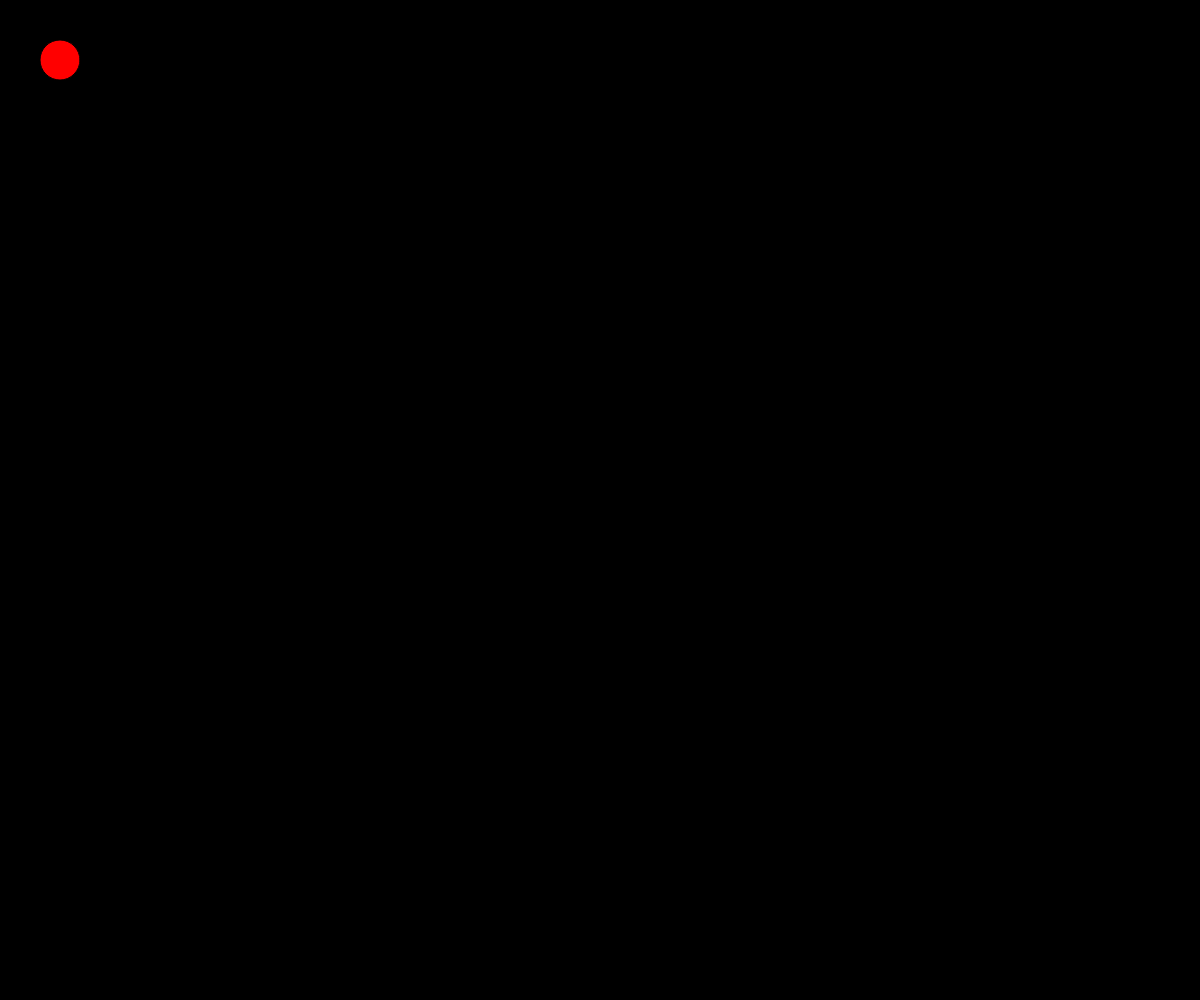
Frame 1 (no input)
Frame 60 (no input): identical to frame 1, image omitted
Frame 120 (the mouse pressed at the canvas centre since frame 60): identical to frame 1, image omitted

The p5.js sketch that drew this single still picture (run headless with seeded random() and noise() and a simulated clock; from frame 60 on, the mouse is pressed at the canvas centre):

// p5.js sketch
// ── sketch.js
const GRAVITY = 9.8; // 9.8 meters / second^2
const fps = 30;
const boundRes = -0.5;
const drag = 0.1;
const friction = 0.2;
var ballGrabbed = false;
class Ball {
  
  // Called when we create a new ball.
  constructor(xPosition, yPosition, radius) {
    
    // Holds the position of the ball.
    this.position = createVector(xPosition, yPosition);
    
    // Holds the velocity of the ball.
    this.velocity = createVector(0, 0);
    
    // Holds the acceleration of the ball. We set the y to gravity as a default.
    this.acceleration = createVector(0, GRAVITY);
    
    // Sets the radius of the ball.
    this.radius = radius;
  }

  update() {
    /*  Add our acceleration to the ball's velocity. We add the accelerations divided by 30
    because our timestep is 30 times in a second. In order to get a velocity of 9.8 m/s^2 after
    1 second, we need to account for the fact that we add the acceleration to the velocity 30
    times within a second.
    */
    this.velocity.div(fps);


    /* This detects when our ball has reached the edge of the canvas, and keeps it inside along with reflecting it
       by the boundary resistance.
    */
    var boundCollX = false;
    var boundCollY = false;
    if (this.position.x + this.radius > width) {
      boundCollX = true;
      this.position.x = width - this.radius;
    } else if (this.position.x - this.radius < 0) {
      boundCollX = true;
      this.position.x = xMargin;
    }
    if (this.position.y + this.radius > height) {
      boundCollY = true;
      this.position.y = height - this.radius;
    } else if (this.position.y - this.radius < 0) {
      boundCollY = true;
      this.position.y = this.radius;
    }
    this.velocity.x = boundCollX ? this.velocity.x * boundRes : this.velocity.x;
    this.velocity.y = boundCollY ? this.velocity.y * boundRes : this.velocity.y;

    /* Modifies the velocity by drag and friction values. Doesn't reflect physics to well.
    */
    var dragVelocity = p5.Vector.mult(this.velocity, drag / fps);
    var frictionVelocity = p5.Vector.mult(this.velocity, friction / fps);
    this.velocity.sub(dragVelocity);
    this.velocity.sub(frictionVelocity);

    var mouseToBall = createVector(mouseX, mouseY);
    mouseToBall.sub(this.position);
    if (ballGrabbed && mouseIsPressed) {
      this.mouseGrab()
    } else {
      ballGrabbed = false;
    }

    /* Notice that before this we check to see if the ball is on the ground, and if it is, set         the velocity to 0. Had we not done that, the velocity would be added here.
    */
    this.position.add(this.velocity);
  }

  draw() {
    fill(255, 0, 0);
    circle(this.position.x, this.position.y, this.radius * 2); // circle function takes diameter.
  }

  mouseGrab() {
    this.position = createVector(mouseX, mouseY);
    this.velocity = createVector(mouseX-pmouseX, mouseY-pmouseY);
  }
}

// Our first and only ball in a lonely world. Has a x and y position of 60, 60 respectively, and
// a radius of 20.
let ball;

/*
  First function called in p5.js. Creates a simple canvas to which we can draw to.
*/
function setup() {
  ball = new Ball(60, 60, 20);
  var canvas = createCanvas(windowWidth, windowHeight);
  canvas.style('display', 'block');
}


/*
Draws our canvas that we created above. This is called 30 times a second, so be careful what you do in here as it gets repeated very frequently.
*/
function draw() {
  background(0, 0, 0); // rgb = 0, 0, 0 for black.
  ball.update();
  ball.draw();
  // It's good practice to update first and then draw the result.
}

function windowResized() {
  resizeCanvas(windowWidth, windowHeight);
}

function mousePressed(event) {
  var mousePos = createVector(mouseX, mouseY);
  if (mousePos.dist(ball.position) < ball.radius) {
    ballGrabbed = true;
  }
} 
